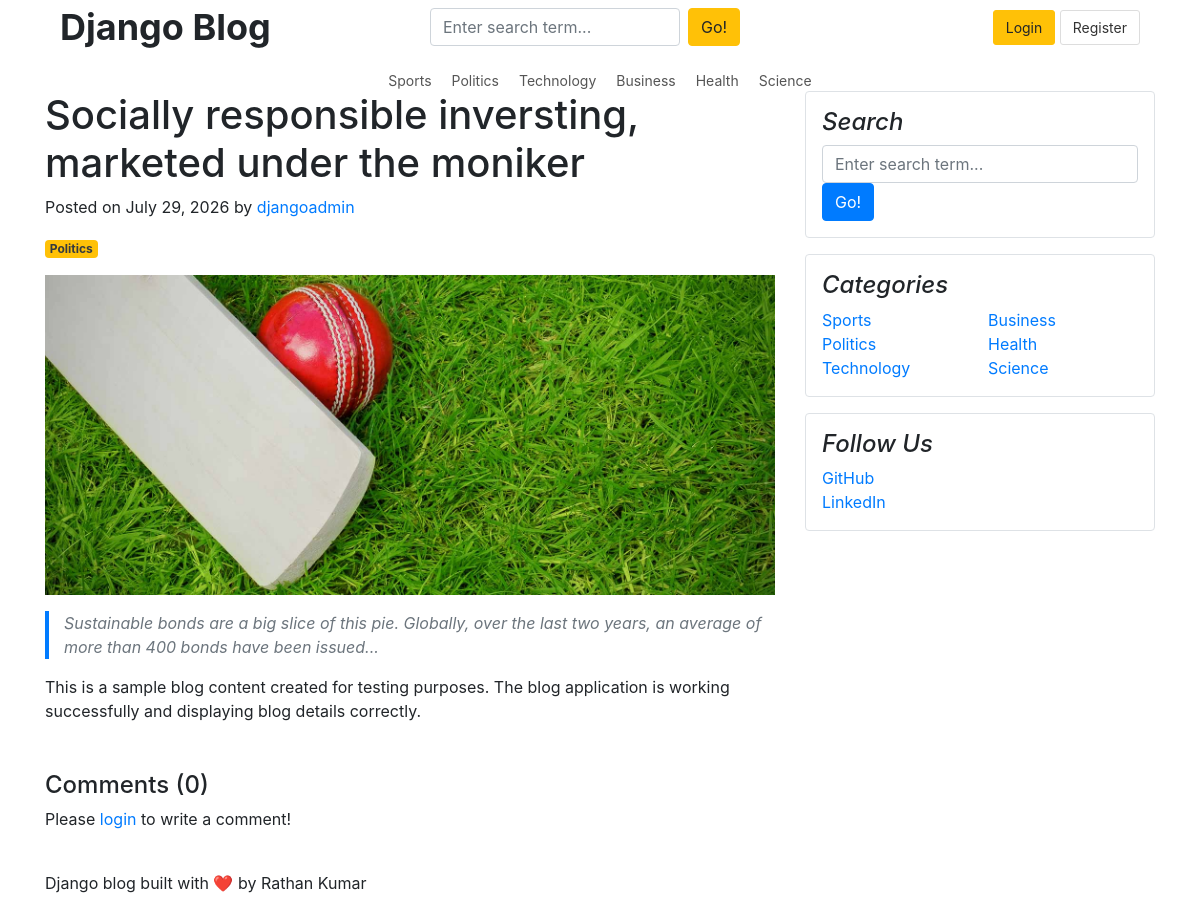
/blog/socially-responsible-inversting-marketed-under-the-moniker/, run on the app's committed database.
### blog/models.py (models this page shows, shortened)
class Category(models.Model):
    category_name = models.CharField(max_length=50, unique=True)
    created_at = models.DateTimeField(auto_now_add=True)
    updated_at = models.DateTimeField(auto_now=True)
    class Meta:
        verbose_name_plural = 'categories'

class Blog(models.Model):
    title = models.CharField(max_length=100)
    slug = models.SlugField(max_length=150, unique=True, blank=True)
    category = models.ForeignKey(Category, on_delete=models.CASCADE)
    author = models.ForeignKey(User, on_delete=models.CASCADE)
    featured_image = models.ImageField(upload_to='uploads/%Y/%m/%d')
    short_description = models.TextField(max_length=500)
    blog_body = models.TextField(max_length=2000)
    status = models.CharField(max_length=20, choices=STATUS_CHOICES, default="Draft")
    is_featured = models.BooleanField(default=False)
    created_at = models.DateTimeField(auto_now_add=True)
    updated_at = models.DateTimeField(auto_now=True)

class SocialLink(models.Model):
    platform = models.CharField(max_length=50)  # GitHub, LinkedIn, YouTube, etc.
    link = models.URLField(max_length=200)
    icon = models.CharField(max_length=50, blank=True, null=True)  # Font Awesome icon name
    created_at = models.DateTimeField(auto_now_add=True)
    updated_at = models.DateTimeField(auto_now=True)
    class Meta:
        verbose_name_plural = 'Social Links'

### blog/views.py (the view)
# urls.py: path('blog/<slug:slug>/', views.blog, name='blog'),
def blog(request, slug):
    single_blog = get_object_or_404(Blog, slug=slug, status='Published')
    comments = Comment.objects.filter(blog=single_blog).order_by('-created_at')
    comment_count = comments.count()
    context = {
        'single_blog': single_blog,
        'comments': comments,
        'comment_count': comment_count,
        'active_page': 'blog',
        'active_category': single_blog.category.id,
    }
    return render(request, 'blog.html', context)

### blog/context_processor.py (called while the page is built)
def categories_processor(request):
    try:
        categories = Category.objects.all()
        return {'categories': categories}
    except:
        return {'categories': []}

def social_links_processor(request):
    try:
        social_links = SocialLink.objects.all()
        return {'social_links': social_links}
    except:
        return {'social_links': []}

def about_processor(request):
    try:
        about = AboutUs.objects.first()
        return {'about': about}
    except:
        return {'about': None}

### blog_main/templates/blog.html (shortened to what this page needs)
{% extends 'base.html' %}
{% block content %}
<div class="row">
    <div class="col-md-8 blog-main">
        <div class="blog-post">
            <h1 class="blog-post-title">{{ single_blog.title }}</h1>
            <p class="blog-post-meta">
                Posted on {{ single_blog.created_at|date:"F d, Y" }} by
                <a href="#">{{ single_blog.author }}</a>
            </p>
            <p>
                <span class="badge badge-warning text-dark">{{ single_blog.category.category_name }}</span>
            </p>
            {% if single_blog.featured_image %}
                <img src="{{ single_blog.featured_image.url }}"
                     class="img-fluid mb-3"
                     alt="{{ single_blog.title }}"
                     style="width:100%; max-height:400px; object-fit:cover;">
            {% endif %}
            {% if single_blog.short_description %}
                <div class="blog-short-desc text-muted font-italic mb-3" style="border-left: 4px solid #007bff; padding-left: 15px;">
                    {{ single_blog.short_description }}
                </div>
            {% endif %}
            <div class="blog-text">
                <p>{{ single_blog.blog_body|linebreaks }}</p>
            </div>
            <div class="comments-section mt-5">
                <h4>Comments ({{ comment_count }})</h4>
                {% if user.is_authenticated %}
                    <form method="POST"
                          action="{% url 'add_comment' single_blog.slug %}"
                          class="comment-form">
                        {% csrf_token %}
                        <textarea name="comment"
                                  class="form-control"
                                  placeholder="Write your comment here..."
                                  required></textarea>
                        <button type="submit" class="btn btn-primary mt-2">
                            Post Comment
                        </button>
                    </form>
                {% else %}
                    <p>
                        Please <a href="{% url 'login' %}?next={{ request.path }}">login</a>
                        to write a comment!
                    </p>
                {% endif %}
            </div>
        </div>
    </div>
    <aside class="col-md-4 blog-sidebar">
        <div class="p-3 mb-3 bg-white border rounded">
            <h4 class="font-italic">Search</h4>
            <form method="GET" action="{% url 'search' %}" class="search-form">
                <input type="text" name="keyword" class="form-control" placeholder="Enter search term...">
                <button type="submit" class="btn btn-primary">Go!</button>
            </form>
        </div>
        <div class="p-3 mb-3 bg-white border rounded">
            <h4 class="font-italic">Categories</h4>
            <ol class="list-unstyled mb-0" style="column-count: 2;">
                {% for cat in categories %}
                    <li>
                        <a href="{% url 'category' cat.id %}" style="color:#007bff; text-decoration:none;">
                            {{ cat.category_name }}
                        </a>
                    </li>
                {% endfor %}
            </ol>
        </div>
        <div class="p-3 mb-3 bg-white border rounded">
            <h4 class="font-italic">Follow Us</h4>
            <ol class="list-unstyled mb-0">
                {% for link in social_links %}
                    <li>
                        <a href="{{ link.link }}" target="_blank" style="color:#007bff; text-decoration:none;">
                            {{ link.platform }}
                        </a>
                    </li>
                {% endfor %}
            </ol>
        </div>
    </aside>
</div>
{% endblock %}

### blog_main/templates/base.html (shortened to what this page needs)
{% load static %}
<!DOCTYPE html>
<html lang="en">
<head>
    <link
        rel="stylesheet"
        href="https://cdn.jsdelivr.net/npm/bootstrap@4.6.2/dist/css/bootstrap.min.css"
    >
    <link
        rel="stylesheet"
        href="{% static 'css/blog.css' %}"
    >
</head>
<body>
<div class="container">
    <header class="blog-header">
        <div class="container">
            <div class="row align-items-center mb-3">
                <div class="col-md-4">
                    <a
                        href="{% url 'home' %}"
                        class="blog-header-logo"
                        style="
                            font-size: 36px;
                            font-weight: bold;
                            color: #212529;
                            text-decoration: none;
                        "
                    >
                        Django Blog
                    </a>
                </div>
                <div class="col-md-5">
                    <form
                        method="GET"
                        action="{% url 'search' %}"
                        class="form-inline"
                    >
                        <input
                            type="text"
                            name="keyword"
                            class="form-control"
                            placeholder="Enter search term..."
                            style="width: 250px;"
                        >
                        <button
                            type="submit"
                            class="btn btn-warning ml-2"
                        >
                            Go!
                        </button>
                    </form>
                </div>
                <div class="col-md-3 text-right">
                    {% if user.is_authenticated %}
                        <form
                            method="POST"
                            action="{% url 'logout' %}"
                            style="display: inline;"
                        >
                            {% csrf_token %}
                            <button
                                type="submit"
                                class="btn btn-link"
                                style="
                                    color: #007bff;
                                    text-decoration: none;
                                    padding: 6px 12px;
                                "
                            >
                                Logout
                            </button>
                        </form>
                    {% else %}
                        <a
                            href="{% url 'login' %}"
                            class="auth-btn signin-btn"
                        >
                            Login
                        </a>
                        <a
                            href="{% url 'register' %}"
                            class="auth-btn register-btn"
                        >
                            Register
                        </a>
                    {% endif %}
                </div>
            </div>
            <div class="row">
                <div class="col-12">
                    <nav
                        class="category-nav d-flex justify-content-center flex-wrap"
                        style="gap: 20px;"
                    >
                        {% for cat in categories %}
                            <a
                                href="{% url 'category' cat.id %}"
                                style="
                                    color: #555;
                                    text-decoration: none;
                                    font-size: 14px;
                                "
                            >
                                {{ cat.category_name }}
                            </a>
                        {% endfor %}
                    </nav>
                </div>
            </div>
        </div>
    </header>
    {% block content %}
    {% endblock %}
    <footer class="blog-footer mt-4">
        <p>
            Django blog built with ❤️ by Rathan Kumar
        </p>
    </footer>
</div>
</body>
</html>

### blog_main/static/css/blog.css (style rules this page uses)
.auth-btn { padding: 6px 12px; font-size: 14px; border-radius: 3px; text-decoration: none; border: 1px solid #ddd; cursor: pointer; transition: all 0.2s ease; display: inline-block; }
.signin-btn { background-color: #ffc107; color: #212529; border-color: #ffc107; }
.register-btn { background-color: #ffffff; color: #333333; border-color: #dddddd; }

### data on the page
Category: category_name "Sports"
Category: category_name "Politics"
Category: category_name "Technology"
Category: category_name "Business"
Category: category_name "Health"
Category: category_name "Science"
Blog: title "Socially responsible inversting, marketed under the moniker", created_at "July 29, 2026", author "djangoadmin", category.category_name "Politics", featured_image (picture), short_description "Sustainable bonds are a big slice of this pie. Globally, over the last two years, an average of more than 400 bonds have been issued...", blog_body "This is a sample blog content created for testing purposes. The blog application is working successfully and displaying blog details correctly."
SocialLink: platform "GitHub"
SocialLink: platform "LinkedIn"

### other printed values
{{ comment_count }} "0"
